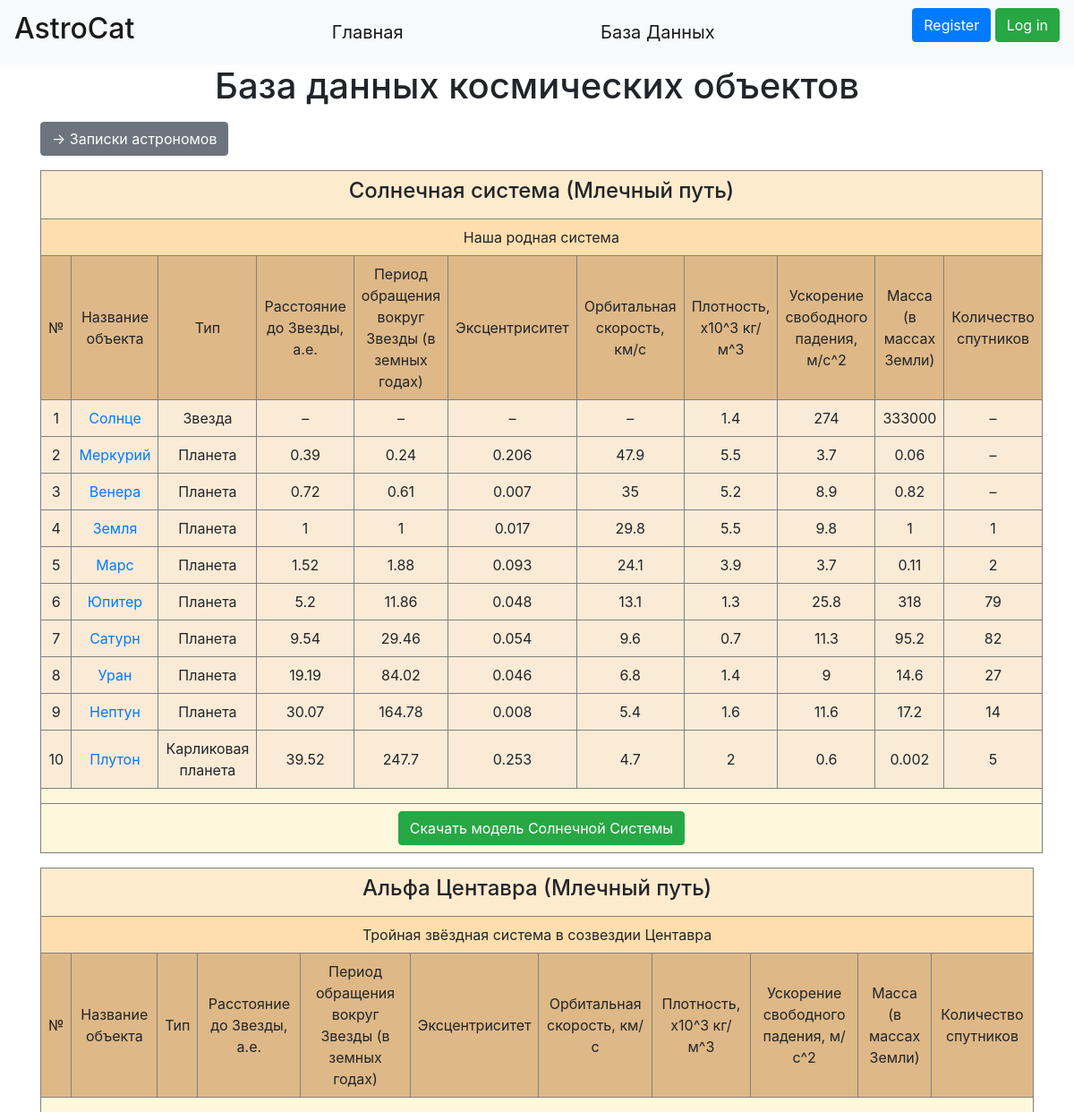
The page /database on the database its author committed.
### data/space_systems.py (models this page shows, shortened)
class SpaceSystem(SqlAlchemyBase, SerializerMixin):
    __tablename__ = 'space_systems'
    id = sqlalchemy.Column(sqlalchemy.Integer,
                           primary_key=True, autoincrement=True)
    name = sqlalchemy.Column(sqlalchemy.String, nullable=True, unique=True)
    galaxy = sqlalchemy.Column(sqlalchemy.String, nullable=True)
    about = sqlalchemy.Column(sqlalchemy.String, nullable=True)
    creator = sqlalchemy.Column(sqlalchemy.Integer,
                                sqlalchemy.ForeignKey("users.id"))
    created_date = sqlalchemy.Column(sqlalchemy.DateTime,
                                     default=datetime.datetime.now)
    user = orm.relation('User')
    space_objects = orm.relation('SpaceObject', back_populates='space_system')

### data/space_objects.py (models this page shows, shortened)
class SpaceObject(SqlAlchemyBase, SerializerMixin):
    __tablename__ = 'space_objects'
    id = sqlalchemy.Column(sqlalchemy.Integer,
                           primary_key=True, autoincrement=True)
    name = sqlalchemy.Column(sqlalchemy.String, nullable=True, unique=True)
    space_type = sqlalchemy.Column(sqlalchemy.String, nullable=True)
    radius = sqlalchemy.Column(sqlalchemy.Integer, nullable=True)
    period = sqlalchemy.Column(sqlalchemy.Integer, nullable=True)
    ex = sqlalchemy.Column(sqlalchemy.Integer, nullable=True)
    v = sqlalchemy.Column(sqlalchemy.Integer, nullable=True)
    p = sqlalchemy.Column(sqlalchemy.Integer, nullable=True)
    g = sqlalchemy.Column(sqlalchemy.Integer, nullable=True)
    m = sqlalchemy.Column(sqlalchemy.Integer, nullable=True)
    sputnik = sqlalchemy.Column(sqlalchemy.Integer, nullable=True)
    atmosphere = sqlalchemy.Column(sqlalchemy.String, nullable=True)
    about = sqlalchemy.Column(sqlalchemy.String, nullable=True)
    image_path = sqlalchemy.Column(sqlalchemy.String, nullable=True)
    system = sqlalchemy.Column(sqlalchemy.Integer, sqlalchemy.ForeignKey("space_systems.id"))
    creator = sqlalchemy.Column(sqlalchemy.Integer, sqlalchemy.ForeignKey("users.id"))
    created_date = sqlalchemy.Column(sqlalchemy.DateTime,
                                     default=datetime.datetime.now)
    user = orm.relation('User')
    space_system = orm.relation('SpaceSystem')

### main.py (the view)
@app.route("/database", methods=['GET', 'POST'])
def data_page():
    db_sess = db_session.create_session()
    solar_system = db_sess.query(SpaceSystem).filter(SpaceSystem.id == 1).first()
    systems = db_sess.query(SpaceSystem).filter(SpaceSystem.id != 1)
    return render_template("data_page.html", title="AstroCat", systems=systems, solar_system=solar_system)

### data/db_session.py (called while the page is built)
def create_session() -> Session:
    global __factory
    return __factory()

### templates/data_page.html (shortened to what this page needs)
{% extends "base.html" %}
{% block content %}
<center><h1>База данных космических объектов</h1></center>
<a href="news" class="btn btn-secondary">-> Записки астрономов</a>
<center><table cellpadding="8">
    <tr>
        <th colspan="11" style="border:1px solid grey;background-color: #FFEBCD">
            <center><h4>{{solar_system.name}} ({{solar_system.galaxy}})</h4></center>
        </th>
    </tr>
    <tr>
         <td colspan="11" style="border:1px solid grey;background-color: #FFDEAD">
             <center>{{solar_system.about}}</center>
         </td>
    </tr>
    <tr/>
        <td style="background-color: #DEB887;border:1px solid grey">
            <center>№</center>
        </td>
        <td style="background-color: #DEB887;border:1px solid grey">
            <center>Название объекта</center>
        </td>
        <td style="background-color: #DEB887;border:1px solid grey">
            <center>Тип</center>
        </td>
        <td style="background-color: #DEB887;border:1px solid grey">
            <center>Расстояние до Звезды, а.е.</center>
        </td>
        <td style="background-color: #DEB887;border:1px solid grey">
            <center>Период обращения вокруг Звезды (в земных годах)</center>
        </td>
        <td style="background-color: #DEB887;border:1px solid grey">
            <center>Эксцентриситет</center>
        </td>
        <td style="background-color: #DEB887;border:1px solid grey">
            <center>Орбитальная скорость, км/с</center>
        </td>
        <td style="background-color: #DEB887;border:1px solid grey">
            <center>Плотность, x10^3 кг/м^3</center>
        </td>
        <td style="background-color: #DEB887;border:1px solid grey">
            <center>Ускорение свободного падения, м/с^2</center>
        </td>
        <td style="background-color: #DEB887;border:1px solid grey">
            <center>Масса (в массах Земли)</center>
        </td>
        <td style="background-color: #DEB887;border:1px solid grey">
            <center>Количество спутников</center>
        </td>
    {% for system_item in solar_system.space_objects%}
        <tr>
            <td style="background-color: #FAEBD7;border:1px solid grey">
                <center>{{system_item.id}}</center>
            </td>
            <td style="background-color: #FAEBD7;border:1px solid grey">
                <a href="space_object/{{system_item.name}}"><center>{{system_item.name}}</center></a>
            </td>
            <td style="background-color: #FAEBD7;border:1px solid grey">
                <center>{{system_item.space_type}}</center>
            </td>
            {% if system_item.radius%}
            <td style="background-color: #FAEBD7;border:1px solid grey">
                <center>{{system_item.radius}}</center>
            </td>
            {% else %}
            <td style="background-color: #FAEBD7;border:1px solid grey">
                <center>–</center></td>
            {% endif %}
            {% if system_item.period%}
            <td style="background-color: #FAEBD7;border:1px solid grey">
                <center>{{system_item.period}}</center>
            </td>
            {% else %}
            <td style="background-color: #FAEBD7;border:1px solid grey">
                <center>–</center></td>
            {% endif %}
            {% if system_item.ex%}
            <td style="background-color: #FAEBD7;border:1px solid grey">
                <center>{{system_item.ex}}</center>
            </td>
            {% else %}
            <td style="background-color: #FAEBD7;border:1px solid grey">
                <center>–</center></td>
            {% endif %}
            {% if system_item.v%}
            <td style="background-color: #FAEBD7;border:1px solid grey">
                <center>{{system_item.v}}</center>
            </td>
            {% else %}
            <td style="background-color: #FAEBD7;border:1px solid grey">
                <center>–</center>
            </td>
            {% endif %}
            {% if system_item.p%}
            <td style="background-color: #FAEBD7;border:1px solid grey">
                <center>{{system_item.p}}</center>
            </td>
            {% else %}
            <td style="background-color: #FAEBD7;border:1px solid grey">
                <center>–</center>
            </td>
            {% endif %}
            {% if system_item.g%}
            <td style="background-color: #FAEBD7;border:1px solid grey">
                <center>{{system_item.g}}</center>
            </td>
            {% else %}
            <td style="background-color: #FAEBD7;border:1px solid grey">
                <center>–</center>
            </td>
            {% endif %}
            {% if system_item.m%}
            <td style="background-color: #FAEBD7;border:1px solid grey">
                <center>{{system_item.m}}</center>
            </td>
            {% else %}
            <td style="background-color: #FAEBD7;border:1px solid grey">
                <center>–</center>
            </td>
            {% endif %}
            {% if system_item.sputnik%}
            <td style="background-color: #FAEBD7;border:1px solid grey">
                <center>{{system_item.sputnik}}</center>
            </td>
            {% else %}
            <td style="background-color: #FAEBD7;border:1px solid grey">
                <center>–</center>
            </td>
            {% endif %}
        </tr>
    {% endfor %}
    <tr>
        <td colspan="11" style="background-color: #FFF8DC;border:1px solid grey">
        </td>
    </tr>
    <tr><td colspan="11" style="background-color: #FFF8DC;border:1px solid grey">
        <center><a href="/download_file" class="btn btn-success">
                Скачать модель Солнечной Системы
            </a></center>
    </td></tr>
</table>
</center>
{% for item in systems %}
<center><table cellpadding="8">
    <tr>
        <th colspan="11" style="border:1px solid grey;background-color: #FFEBCD">
            <center><h4>{{item.name}} ({{item.galaxy}})</h4></center>
        </th>
    </tr>
    <tr>
         <td colspan="11" style="border:1px solid grey;background-color: #FFDEAD">
             <center>{{item.about}}</center>
         </td>
    </tr>
    <tr/>
        <td style="background-color: #DEB887;border:1px solid grey">
            <center>№</center>
        </td>
        <td style="background-color: #DEB887;border:1px solid grey">
            <center>Название объекта</center>
        </td>
        <td style="background-color: #DEB887;border:1px solid grey">
            <center>Тип</center>
        </td>
        <td style="background-color: #DEB887;border:1px solid grey">
            <center>Расстояние до Звезды, а.е.</center>
        </td>
        <td style="background-color: #DEB887;border:1px solid grey">
            <center>Период обращения вокруг Звезды (в земных годах)</center>
        </td>
        <td style="background-color: #DEB887;border:1px solid grey">
            <center>Эксцентриситет</center>
        </td>
        <td style="background-color: #DEB887;border:1px solid grey">
            <center>Орбитальная скорость, км/с</center>
        </td>
        <td style="background-color: #DEB887;border:1px solid grey">
            <center>Плотность, x10^3 кг/м^3</center>
        </td>
        <td style="background-color: #DEB887;border:1px solid grey">
            <center>Ускорение свободного падения, м/с^2</center>
        </td>
        <td style="background-color: #DEB887;border:1px solid grey">
            <center>Масса (в массах Земли)</center>
        </td>
        <td style="background-color: #DEB887;border:1px solid grey">
            <center>Количество спутников</center>
        </td>
    <tr>
        <td colspan="11" style="background-color: #FFF8DC;border:1px solid grey">
        </td>
</table>
</center>
{% endfor %}
{% endblock %}

### templates/base.html (shortened to what this page needs)
<!doctype html>
<html lang="en">
<head>
    <link rel="stylesheet"
          href="https://stackpath.bootstrapcdn.com/bootstrap/4.4.1/css/bootstrap.min.css"
>
</head>
<header>
    <nav class="navbar navbar-light bg-light">
        <a class="navbar-brand" href="/"><h2>AstroCat</h2></a>
        <a class="navbar-brand" href="/">Главная</a>
        <a class="navbar-brand" href="/database">База Данных</a>
        {% if current_user.is_authenticated %}
        <a class="navbar-brand ml-auto" href="/user/{{current_user.username}}">
            <img src="{{ avatars.robohash(current_user.username, size=48) }}" class="rounded-circle border border-dark border-5" alt="..."></a>
        <a class="navbar-brand" href="/user/{{current_user.username}}">
            {{current_user.name}} {{current_user.surname}}</a>
        <a class="btn btn-danger" href="/logout">Выйти</a>
        {% else %}
        <p>
            <a class="btn btn-primary " href="/register">Register</a>
            <a class="btn btn-success" href="/login">Log in</a>
        </p>
        {% endif %}
    </nav>
</header>
<main role="main" class="container">
    {% block content %}{% endblock %}
</main>
</body>
</html>

### rows shown on the page
SpaceSystem: name "Солнечная система", galaxy "Млечный путь", about "Наша родная система"
SpaceObject: id "1", name "Солнце", space_type "Звезда", p "1.4", g "274", m "333000"
SpaceObject: id "2", name "Меркурий", space_type "Планета", radius "0.39", period "0.24", ex "0.206", v "47.9", p "5.5", g "3.7", m "0.06"
SpaceObject: id "3", name "Венера", space_type "Планета", radius "0.72", period "0.61", ex "0.007", v "35", p "5.2", g "8.9", m "0.82"
SpaceObject: id "4", name "Земля", space_type "Планета", radius "1", period "1", ex "0.017", v "29.8", p "5.5", g "9.8", m "1", sputnik "1"
SpaceObject: id "5", name "Марс", space_type "Планета", radius "1.52", period "1.88", ex "0.093", v "24.1", p "3.9", g "3.7", m "0.11", sputnik "2"
SpaceObject: id "6", name "Юпитер", space_type "Планета", radius "5.2", period "11.86", ex "0.048", v "13.1", p "1.3", g "25.8", m "318", sputnik "79"
SpaceObject: id "7", name "Сатурн", space_type "Планета", radius "9.54", period "29.46", ex "0.054", v "9.6", p "0.7", g "11.3", m "95.2", sputnik "82"
SpaceObject: id "8", name "Уран", space_type "Планета", radius "19.19", period "84.02", ex "0.046", v "6.8", p "1.4", g "9", m "14.6", sputnik "27"
SpaceObject: id "9", name "Нептун", space_type "Планета", radius "30.07", period "164.78", ex "0.008", v "5.4", p "1.6", g "11.6", m "17.2", sputnik "14"
SpaceObject: id "10", name "Плутон", space_type "Карликовая планета", radius "39.52", period "247.7", ex "0.253", v "4.7", p "2", g "0.6", m "0.002", sputnik "5"
SpaceSystem: name "Альфа Центавра", galaxy "Млечный путь", about "Тройная звёздная система в созвездии Центавра"
